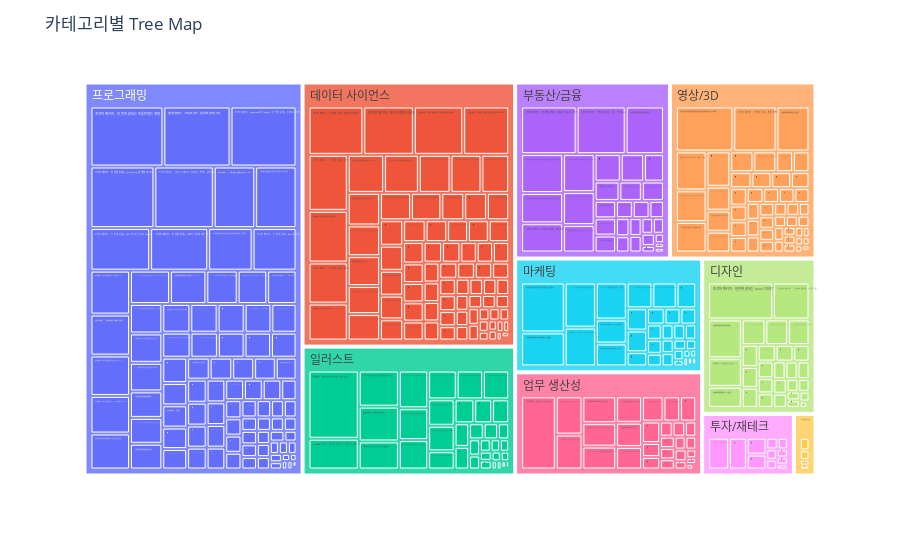

Here is the notebook cell this chart was saved with:
### Markdown cell above
## 카테고리별 Treemap
- 월별 실거래금액 합
- 유형:PAYMENT로 소팅했기 때문에 환불금액은 제외되어 있음

### Code cell
# import plotly.express as px
# fig = px.treemap(df_payment, path=['카테고리', '코스이름'], values='실거래금액')
# fig.show()

import plotly.express as px
fig = px.treemap(df_payment, path=['카테고리', '코스이름'], values='실거래금액')
fig.update_layout(title_text='카테고리별 Tree Map')
fig.show()

### Figure 1 — Plotly figure (JSON) as saved in the notebook; plotly's stock layout.template omitted (floating-point values rounded to 4 significant figures; data arrays with more than 128 entries replaced by an {"elided": "..."} marker saying what was removed)
{"data": [{"branchvalues": "total", "domain": {"x": [0, 1], "y": [0, 1]}, "hovertemplate": "labels=%{label}<br>실거래금액=%{value}<br>parent=%{parent}<br>id=%{id}<extra></extra>", "ids": {"elided": "415 str values"}, "labels": {"elided": "415 str values"}, "name": "", "parents": {"elided": "415 str values"}, "type": "treemap", "values": {"elided": "415 int values"}}], "layout": {"legend": {"tracegroupgap": 0}, "margin": {"t": 60}, "title": {"text": "카테고리별 Tree Map"}}}
